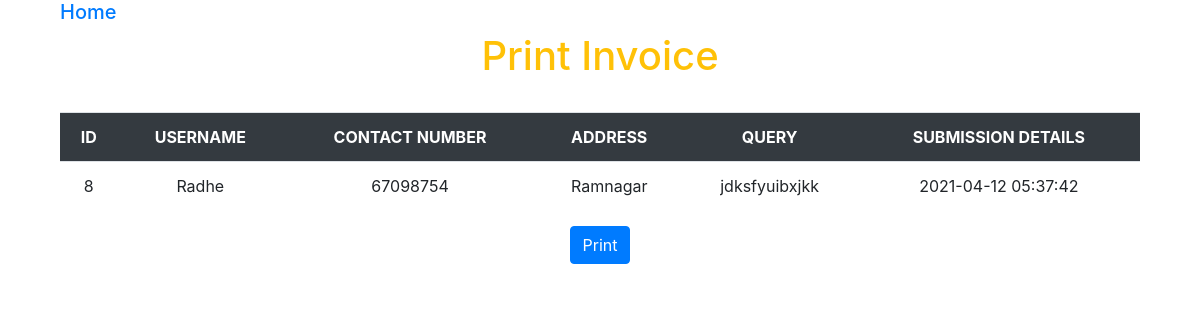
The app's page /redirect.php with its own data.
### tables this page shows
CREATE TABLE `st01` (
  `id` int(10) NOT NULL,
  `uname` text NOT NULL,
  `num` int(10) NOT NULL,
  `addr` varchar(255) NOT NULL,
  `quer` varchar(255) NOT NULL,
  `submission` timestamp NOT NULL DEFAULT current_timestamp() ON UPDATE current_timestamp()
);

### redirect.php (the view, shortened to what this page needs)
<!DOCTYPE html>
<html>
<head>
 <link rel="stylesheet" href="https://maxcdn.bootstrapcdn.com/bootstrap/4.0.0/css/bootstrap.min.css">
<link rel="stylesheet" type="text/css" href="http://ajax.aspnetcdn.com/ajax/jquery.dataTables/1.9.4/css/jquery.dataTables.css">
</head>
<body>
	<div class="container">
		<div class="col-lg-12">
				<h5><a href="main.php">Home</a></h5>
				<h1 class="text-warning text-center">Print Invoice</h1>
				<br/>
				<table class="table table-striped table-hover table-border">
					<tr class="bg-dark text-white text-center">
						<th> ID </th>
						<th> USERNAME </th>
						<th> CONTACT NUMBER </th>
						<th> ADDRESS </th>
						<th> QUERY </th>
						<th> SUBMISSION DETAILS </th>
					</tr>
					<?php
					include 'conn.php';
					$q = "SELECT * FROM st01 WHERE id=(SELECT max(id) FROM st01)";
					$query = mysqli_query($con,$q)or die( mysqli_error($con));
					while($res = mysqli_fetch_array($query)){
				 ?>
					<tr class="text-center">
						<td> <?php echo $res['id']; ?></td>
						<td> <?php echo $res['uname']; ?> </td>
						<td> <?php echo $res['num']; ?> </td>
						<td> <?php echo $res['addr']; ?></td>
						<td> <?php echo $res['quer']; ?></td>
						<td> <?php echo $res['submission']; ?></td>
					</tr>
					<?php
				}?>
				</table>
				<div class="text-center">
					<a href="print.php" class="btn btn-primary">Print</a>
				</div>
		</div>
	</div>
</body>
</html>

### records on screen
st01: id "8", uname "Radhe", num "67098754", addr "Ramnagar", quer "jdksfyuibxjkk", submission "2021-04-12 05:37:42"
